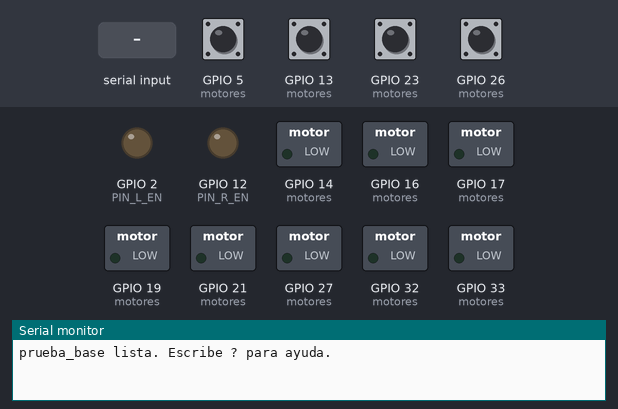
This sketch was run on a simulated ESP32. On the bench: switched loads named in the sketch (green lamp = pin HIGH), output pins drawn as LEDs (lit = HIGH), the last lines printed to the serial monitor. The inputs (shaded band) are chosen by the test bench; at power-on: GPIO 5 (motores), GPIO 13 (motores), GPIO 23 (motores), GPIO 26 (motores) HIGH.

Above: at 1.2 s.
1.3 s: "f 90 45\n" received over Serial
At 2.2 s:
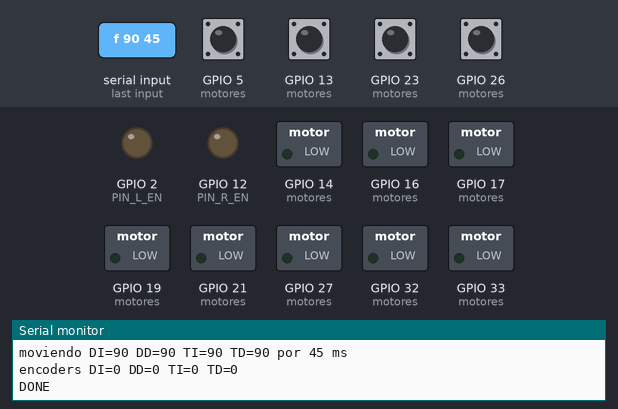
2.8 s: "l 90 45\n" received over Serial
At 3.3 s:
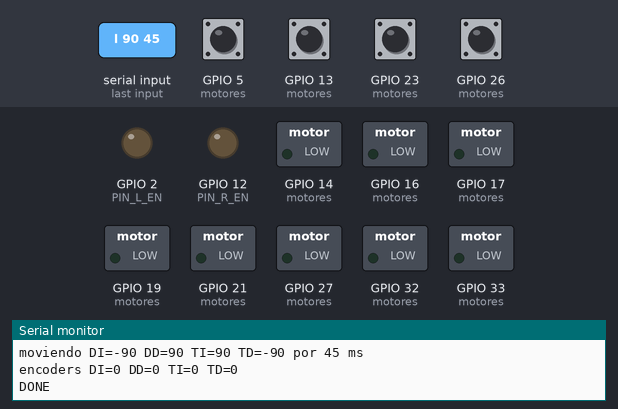
Timing chart, 0 to 5.8 s (numbered marks = the images above; inputs shaded):
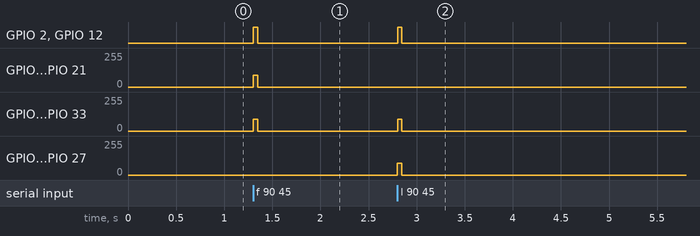

Measured:
- after the input at 1.3 s, GPIO 2 (PIN_L_EN), GPIO 12 (PIN_R_EN): LOW → HIGH at once, → LOW 0.05 s later; GPIO 14 (motores), GPIO 16 (motores), GPIO 21 (motores), GPIO 33 (motores): 0/255 → 90/255 at once, → 0/255 0.05 s later
- after the input at 2.8 s, GPIO 2 (PIN_L_EN), GPIO 12 (PIN_R_EN): LOW → HIGH at once, → LOW 0.05 s later; GPIO 16 (motores), GPIO 19 (motores), GPIO 27 (motores), GPIO 33 (motores): 0/255 → 90/255 at once, → 0/255 0.05 s later

The sketch:

prueba_base.ino
```cpp
// Prueba de la base mecanum: 4 motores con drivers IBT_2 (BTS7960) y encoders.
// Se controla por serial a 115200 (Monitor Serie con "Nueva línea", o desde
// la Pi con mover.py). Cada comando se detiene solo (máximo 5 s).
//
//   m <motor 0-3> <vel> <ms>   un motor (0=DI 1=DD 2=TI 3=TD)
//   f <vel> <ms>               adelante (las 4 ruedas)
//   l <vel> <ms>               lateral izquierda (DI y TD atrás, DD y TI adelante)
//   g <vel> <ms>               girar antihorario (izquierdas atrás, derechas adelante)
//   v <vx> <vy> <w> <ms>       combinación libre (cinemática mecanum)
//   e                          mostrar y reiniciar los contadores de los encoders
//   s                          parar todo
//   ?                          ayuda
// vel: -255..255 (negativo = al revés). Respuestas: "DONE" al terminar,
// "ERR <motivo>" si el comando es inválido o fue interrumpido. Al terminar cada
// movimiento se informa cuántos pulsos contó cada encoder (positivo = adelante
// si "invertido" está bien ajustado).
//
// Cableado (el mismo del programa de Juancar, esp32_juancar/config.h):
// cada IBT_2 con RPWM y LPWM a los pines de abajo; los 4 R_EN al GPIO 12 y los
// 4 L_EN al GPIO 2, cada uno con 10 kΩ a GND; VCC lógico a 3,3 V; GND común
// con la ESP32 (obligatorio). Los BTS7960 necesitan
// al menos ~5,5 V en B+/B− para funcionar.

// ---------------------------------------------------------------- configuración
struct Motor {
  const char* nombre;
  int pinL;        // LPWM (con velocidad positiva se activa este lado)
  int pinR;        // RPWM
  int encA;        // canal A del encoder (interrupción)
  int encB;        // canal B del encoder (sentido)
  bool invertido;  // true si con velocidad positiva la rueda gira hacia atrás
  bool encInvertido;  // true si el encoder cuenta al revés que la rueda
};

// En el código de Juancar: 0=delantera derecha, 1=delantera izquierda,
// 2=trasera derecha, 3=trasera izquierda. Aquí se ordenan como DI, DD, TI, TD.
Motor motores[4] = {
  {"DI", 19, 21, 5, 18, true, false},    // Juancar motor 1 (encoder cruzado con DD: verificado 16 oct)
  {"DD", 16, 17, 23, 22, false, false},  // Juancar motor 0
  {"TI", 32, 33, 26, 25, true, true},    // Juancar motor 3
  {"TD", 14, 27, 13, 4, false, false},   // Juancar motor 2
};

// Enable de los puentes H: los 4 R_EN juntos a PIN_R_EN y los 4 L_EN juntos a
// PIN_L_EN, cada pin con una resistencia de 10 kΩ a GND (mientras la ESP32
// arranca quedan en bajo: motores deshabilitados). Se manejan SIEMPRE juntos:
// el motor solo gira con las dos mitades del puente habilitadas; el sentido lo
// deciden RPWM/LPWM. Se habilitan solo mientras hay movimiento. (El LED azul
// de la placa está en el GPIO 2: se enciende con los motores habilitados.)
const int PIN_R_EN = 12;
const int PIN_L_EN = 2;

void habilitarPuentes(bool si) {
  digitalWrite(PIN_R_EN, si ? HIGH : LOW);
  digitalWrite(PIN_L_EN, si ? HIGH : LOW);
}

const int VEL_MAX = 255;       // bajar (p. ej. 150) si los motores son muy bruscos
const unsigned long MS_MAX = 5000;
const int PWM_FREQ = 20000;    // 20 kHz: fuera del rango audible
const int PWM_BITS = 8;        // duty 0..255

// ---------------------------------------------------------------- estado
volatile int32_t cuentas[4] = {0, 0, 0, 0};
unsigned long finMovimiento = 0;
bool moviendo = false;
String linea;

// Una interrupción por encoder: en cada flanco de subida de A, B dice el sentido.
void IRAM_ATTR contarEncoder(int i) {
  if (digitalRead(motores[i].encB)) cuentas[i]++;
  else cuentas[i]--;
}
void IRAM_ATTR isrEncoder0() { contarEncoder(0); }
void IRAM_ATTR isrEncoder1() { contarEncoder(1); }
void IRAM_ATTR isrEncoder2() { contarEncoder(2); }
void IRAM_ATTR isrEncoder3() { contarEncoder(3); }

void escribirMotor(int i, int vel) {
  vel = constrain(vel, -VEL_MAX, VEL_MAX);
  if (motores[i].invertido) vel = -vel;
  if (vel >= 0) {
    ledcWrite(motores[i].pinR, 0);
    ledcWrite(motores[i].pinL, vel);
  } else {
    ledcWrite(motores[i].pinL, 0);
    ledcWrite(motores[i].pinR, -vel);
  }
}

void pararTodo() {
  for (int i = 0; i < 4; i++) escribirMotor(i, 0);
  habilitarPuentes(false);  // puentes H en reposo
  moviendo = false;
}

// Lee y pone en cero los contadores (sin perder pulsos a medio camino).
void leerCuentas(int32_t salida[4]) {
  noInterrupts();
  for (int i = 0; i < 4; i++) {
    salida[i] = cuentas[i];
    cuentas[i] = 0;
  }
  interrupts();
  for (int i = 0; i < 4; i++)
    if (motores[i].encInvertido) salida[i] = -salida[i];
}

void informarEncoders() {
  int32_t c[4];
  leerCuentas(c);
  Serial.printf("encoders DI=%ld DD=%ld TI=%ld TD=%ld\n",
                (long)c[0], (long)c[1], (long)c[2], (long)c[3]);
}

// Velocidades en orden DI, DD, TI, TD.
void aplicar(int v[4], unsigned long ms) {
  if (moviendo) Serial.println("ERR interrumpido");
  int32_t basura[4];
  leerCuentas(basura);  // empezar a contar desde cero
  for (int i = 0; i < 4; i++) escribirMotor(i, v[i]);
  habilitarPuentes(true);
  finMovimiento = millis() + min(ms, MS_MAX);
  moviendo = true;
  Serial.printf("moviendo DI=%d DD=%d TI=%d TD=%d por %lu ms\n",
                v[0], v[1], v[2], v[3], min(ms, MS_MAX));
}

// Cinemática mecanum (vx adelante, vy izquierda, w antihorario).
// Si alguna rueda supera VEL_MAX, se escalan todas para mantener la dirección.
void mecanum(float vx, float vy, float w, unsigned long ms) {
  float r[4] = {vx - vy - w, vx + vy + w, vx + vy - w, vx - vy + w};
  float mayor = 0;
  for (int i = 0; i < 4; i++) mayor = max(mayor, fabsf(r[i]));
  float escala = mayor > VEL_MAX ? VEL_MAX / mayor : 1.0f;
  int v[4];
  for (int i = 0; i < 4; i++) v[i] = (int)lroundf(r[i] * escala);
  aplicar(v, ms);
}

void ayuda() {
  Serial.println("Comandos (vel -255..255, ms hasta 5000):");
  Serial.println("  m <motor 0-3> <vel> <ms>   0=DI 1=DD 2=TI 3=TD");
  Serial.println("  f <vel> <ms>   adelante");
  Serial.println("  l <vel> <ms>   lateral izquierda");
  Serial.println("  g <vel> <ms>   girar antihorario");
  Serial.println("  v <vx> <vy> <w> <ms>");
  Serial.println("  e   encoders  s   parar     ?   ayuda");
  for (int i = 0; i < 4; i++)
    Serial.printf("  motor %d %s: LPWM=%d RPWM=%d enc A=%d B=%d invertido=%s\n", i,
                  motores[i].nombre, motores[i].pinL, motores[i].pinR,
                  motores[i].encA, motores[i].encB, motores[i].invertido ? "si" : "no");
}

void procesar(String cmd) {
  cmd.trim();
  if (cmd.length() == 0) return;
  const char* c = cmd.c_str();
  int a, b, d, e;
  if (cmd == "s") {
    if (moviendo) Serial.println("ERR interrumpido");
    pararTodo();
    Serial.println("DONE");
  } else if (cmd == "?") {
    ayuda();
    Serial.println("DONE");
  } else if (cmd == "e") {
    informarEncoders();
    Serial.println("DONE");
  } else if (sscanf(c, "m %d %d %d", &a, &b, &d) == 3) {
    if (a < 0 || a > 3) { Serial.println("ERR motor debe ser 0-3"); return; }
    int v[4] = {0, 0, 0, 0};
    v[a] = b;
    aplicar(v, d);
  } else if (sscanf(c, "f %d %d", &a, &b) == 2) {
    mecanum(a, 0, 0, b);
  } else if (sscanf(c, "l %d %d", &a, &b) == 2) {
    mecanum(0, a, 0, b);
  } else if (sscanf(c, "g %d %d", &a, &b) == 2) {
    mecanum(0, 0, a, b);
  } else if (sscanf(c, "v %d %d %d %d", &a, &b, &d, &e) == 4) {
    mecanum(a, b, d, e);
  } else {
    Serial.print("ERR comando no reconocido: ");
    Serial.println(cmd);
  }
}

void setup() {
  // Lo primero: puentes H deshabilitados, y las salidas de los motores en 0
  // (los IBT_2 dejan sus entradas en ALTO si nadie las maneja).
  pinMode(PIN_R_EN, OUTPUT);
  pinMode(PIN_L_EN, OUTPUT);
  habilitarPuentes(false);
  for (int i = 0; i < 4; i++) {
    pinMode(motores[i].pinR, OUTPUT);
    pinMode(motores[i].pinL, OUTPUT);
    digitalWrite(motores[i].pinR, LOW);
    digitalWrite(motores[i].pinL, LOW);
    ledcAttach(motores[i].pinR, PWM_FREQ, PWM_BITS);
    ledcAttach(motores[i].pinL, PWM_FREQ, PWM_BITS);
  }
  pararTodo();

  // Encoders: solo entradas, nunca salidas.
  for (int i = 0; i < 4; i++) {
    pinMode(motores[i].encA, INPUT_PULLUP);
    pinMode(motores[i].encB, INPUT_PULLUP);
  }
  attachInterrupt(motores[0].encA, isrEncoder0, RISING);
  attachInterrupt(motores[1].encA, isrEncoder1, RISING);
  attachInterrupt(motores[2].encA, isrEncoder2, RISING);
  attachInterrupt(motores[3].encA, isrEncoder3, RISING);

  Serial.begin(115200);
  Serial.println("prueba_base lista. Escribe ? para ayuda.");
}

void loop() {
  while (Serial.available()) {
    char ch = Serial.read();
    if (ch == '\n') {
      procesar(linea);
      linea = "";
    } else if (ch != '\r') {
      linea += ch;
    }
  }
  if (moviendo && (long)(millis() - finMovimiento) >= 0) {
    pararTodo();
    delay(300);  // dejar que la rueda se detenga para contar todos los pulsos
    informarEncoders();
    Serial.println("DONE");
  }
}
```
